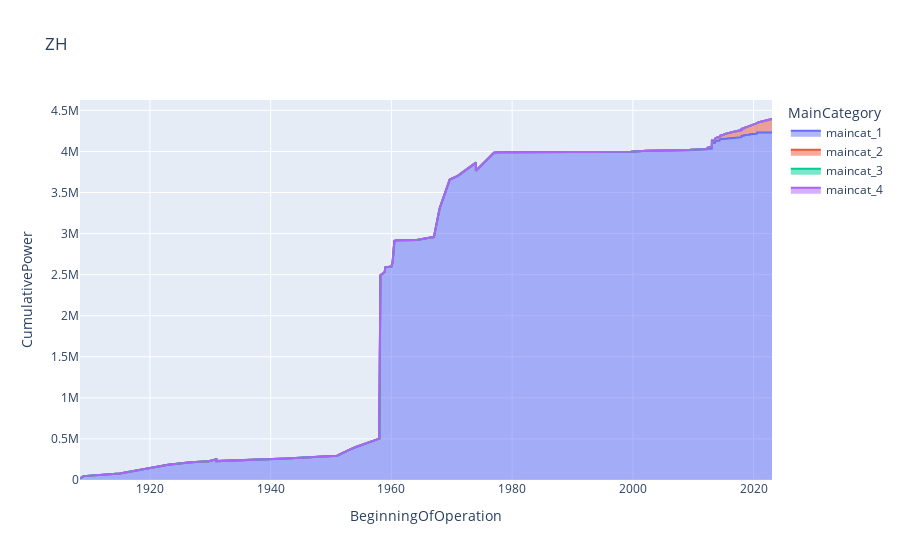

The code cell stored with this chart in its notebook:
### Code cell


### Figure 1 — Plotly figure (JSON) as saved in the notebook; plotly's stock layout.template omitted (floating-point values rounded to 4 significant figures; data arrays with more than 128 entries replaced by an {"elided": "..."} marker saying what was removed)
{"data": [{"fillpattern": {"shape": ""}, "hovertemplate": "MainCategory=maincat_1<br>BeginningOfOperation=%{x}<br>CumulativePower=%{y}<extra></extra>", "legendgroup": "maincat_1", "line": {"color": "#636efa"}, "marker": {"symbol": "circle"}, "mode": "lines", "name": "maincat_1", "orientation": "v", "showlegend": true, "stackgroup": "1", "type": "scatter", "x": {"elided": "8136 str values"}, "xaxis": "x", "y": {"elided": "8136 float values"}, "yaxis": "y"}, {"fillpattern": {"shape": ""}, "hovertemplate": "MainCategory=maincat_2<br>BeginningOfOperation=%{x}<br>CumulativePower=%{y}<extra></extra>", "legendgroup": "maincat_2", "line": {"color": "#EF553B"}, "marker": {"symbol": "circle"}, "mode": "lines", "name": "maincat_2", "orientation": "v", "showlegend": true, "stackgroup": "1", "type": "scatter", "x": {"elided": "8136 str values"}, "xaxis": "x", "y": {"elided": "8136 float values"}, "yaxis": "y"}, {"fillpattern": {"shape": ""}, "hovertemplate": "MainCategory=maincat_3<br>BeginningOfOperation=%{x}<br>CumulativePower=%{y}<extra></extra>", "legendgroup": "maincat_3", "line": {"color": "#00cc96"}, "marker": {"symbol": "circle"}, "mode": "lines", "name": "maincat_3", "orientation": "v", "showlegend": true, "stackgroup": "1", "type": "scatter", "x": {"elided": "8136 str values"}, "xaxis": "x", "y": {"elided": "8136 int values"}, "yaxis": "y"}, {"fillpattern": {"shape": ""}, "hovertemplate": "MainCategory=maincat_4<br>BeginningOfOperation=%{x}<br>CumulativePower=%{y}<extra></extra>", "legendgroup": "maincat_4", "line": {"color": "#ab63fa"}, "marker": {"symbol": "circle"}, "mode": "lines", "name": "maincat_4", "orientation": "v", "showlegend": true, "stackgroup": "1", "type": "scatter", "x": {"elided": "8136 str values"}, "xaxis": "x", "y": {"elided": "8136 int values"}, "yaxis": "y"}], "layout": {"legend": {"title": {"text": "MainCategory"}, "tracegroupgap": 0}, "title": {"text": "ZH"}, "xaxis": {"anchor": "y", "domain": [0, 1], "title": {"text": "BeginningOfOperation"}}, "yaxis": {"anchor": "x", "domain": [0, 1], "title": {"text": "CumulativePower"}}}}
